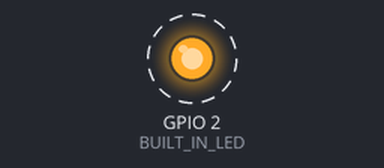
A sketch run on a simulated ESP32. On the bench: output pins drawn as LEDs (lit = HIGH). Dashed ring = blinking.

Above: at 0.5 s.
Timing chart, 0 to 4.6 s (numbered marks = the images above):
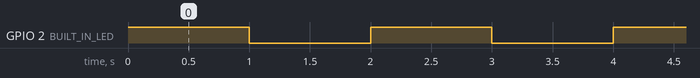

Measured:
- by itself, GPIO 2 (BUILT_IN_LED): alternates HIGH for 1.0 s and LOW for 1.0 s

The sketch:

01_BuiltInLedControl.ino
```cpp
#define BUILT_IN_LED 2  // 내장된 LED의 핀 번호를 정의합니다. ESP32의 내장 LED는 2번 핀에 연결되어 있습니다.

void setup() {
  pinMode(BUILT_IN_LED, OUTPUT);  // LED가 출력 장치이므로, 해당 핀을 출력 모드로 설정합니다.
}

void loop() {
  digitalWrite(BUILT_IN_LED, HIGH);  // LED를 켭니다 (전압을 HIGH로 설정).
  delay(1000);  // 1초 동안 대기합니다 (1000밀리초).

  digitalWrite(BUILT_IN_LED, LOW);  // LED를 끕니다 (전압을 LOW로 설정).
  delay(1000);  // 다시 1초 동안 대기합니다.
}
```
